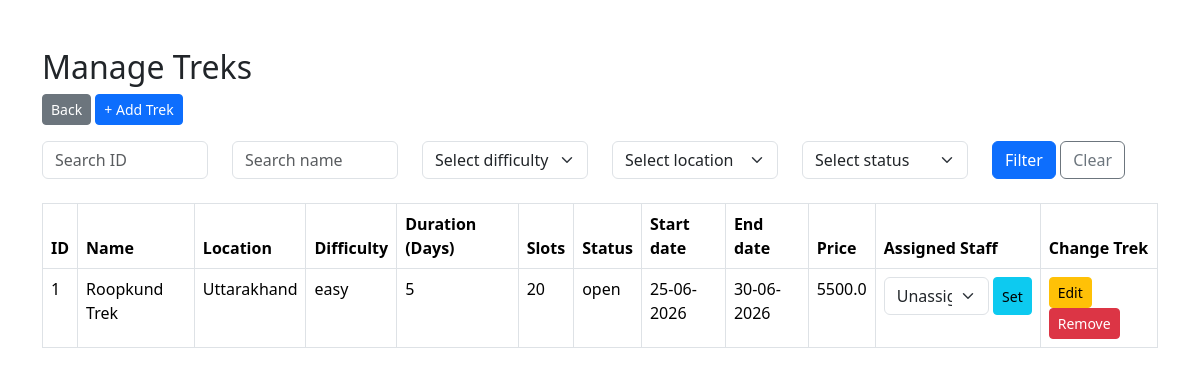
The app's page /admin/treks (signed in), older data.
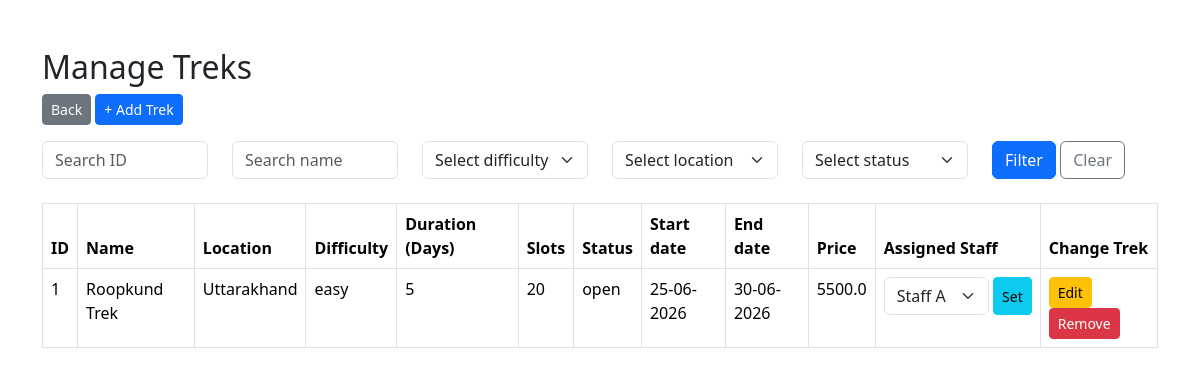
The same page, newer data.
### models/trek.py (models this page shows, shortened)
class Trek(db.Model):
    __tablename__ = "treks"
    trek_id = db.Column(db.Integer, primary_key=True, autoincrement=True)
    trek_name = db.Column(db.String(100), nullable=False)
    location = db.Column(db.String(100), nullable=False)
    difficulty = db.Column(db.String(20), nullable=False) # easy, moderate, hard
    duration = db.Column(db.Integer, nullable=False)
    available_slots = db.Column(db.Integer, nullable=False)
    assigned_staff_id = db.Column(db.Integer, db.ForeignKey('staff.staff_id'), nullable=True)
    status = db.Column(db.String(20), nullable=False) # pending, approved, open, closed, completed
    start_date = db.Column(db.DateTime, nullable=False)
    end_date = db.Column(db.DateTime, nullable=False)
    price = db.Column(db.Float, nullable=False)
    bookings = db.relationship('Booking', backref = 'trek', lazy = True)

### models/staff.py (models this page shows, shortened)
class Staff(db.Model, UserMixin):
    __tablename__ = "staff"
    staff_id = db.Column(db.Integer, primary_key=True, autoincrement=True)
    name = db.Column(db.String(100), nullable=False)
    phone_number = db.Column(db.String(15), nullable=False)
    status = db.Column(db.String(20), nullable=False, default='active') # 'active' or 'inactive'
    number_of_treks_completed = db.Column(db.Integer, nullable=False, default=0)
    email = db.Column(db.String(100), unique=True, nullable=False)
    password = db.Column(db.String(255), nullable=False)
    is_approved = db.Column(db.Boolean, nullable=False, default=False)
    role = "staff"
    treks = db.relationship('Trek', backref='staff', lazy=True)

### routes/admin.py (the view)
@admin_routes.route('/admin/treks')
@login_required
def manage_treks():
    if current_user.role != "admin":
        return "Access Denied", 403
    trek_id = (request.args.get('trek_id') or '').strip()
    name = (request.args.get('name') or '').strip()
    difficulty = (request.args.get('difficulty') or '').strip()
    location = (request.args.get('location') or '').strip()
    status = (request.args.get('status') or '').strip()
    filters = []
    if trek_id.isdigit():
        filters.append(Trek.trek_id == int(trek_id))
    if name:
        filters.append(Trek.trek_name.ilike(f"%{name}%"))
    if difficulty:
        filters.append(Trek.difficulty == difficulty)
    if location:
        filters.append(Trek.location == location)
    if status:
        filters.append(Trek.status == status)
    treks = Trek.query.filter(*filters).all()
    locations = [row[0] for row in db.session.query(Trek.location).distinct().all()]
    assignable_staff = Staff.query.filter_by(is_approved=True, status='active').all()
    return render_template('admin_treks.html', treks=treks, locations=locations,
                           u_trek_id=trek_id, u_name=name, u_difficulty=difficulty,
                           u_location=location, u_status=status, assignable_staff=assignable_staff)

### app.py (called while the page is built)
@login_manager.user_loader
def load_user(user_id):
    role, id = user_id.split(':')
    id = int(id)
    if role == 'admin':
        return Admin.query.get(id)
    elif role == 'staff':
        return Staff.query.get(id)
    elif role == 'user':
        return User.query.get(id)
    else:
        return None

### templates/admin_treks.html (shortened to what this page needs)
<!DOCTYPE html>
<html lang="en">
<head>
    <link href="https://cdn.jsdelivr.net/npm/bootstrap@5.3.2/dist/css/bootstrap.min.css" rel="stylesheet">
</head>
<body>
    <div class="container mt-5">
        <h2>Manage Treks</h2>
        <a href="{{ url_for('admin.admin_dashboard') }}" class="btn btn-secondary btn-sm mb-3">Back</a>
        <a href="{{ url_for('admin.add_trek') }}" class="btn btn-primary btn-sm mb-3">+ Add Trek</a>
        <form method="GET" action="{{ url_for('admin.manage_treks') }}" class="row g-4 mb-4">
            <div class="col-md-2">
                <input type="text" name="trek_id" class="form-control" placeholder="Search ID" value="{{ u_trek_id }}">
            </div>
            <div class="col-md-2">
                <input type="text" name="name" class="form-control" placeholder="Search name" value="{{ u_name }}">
            </div>
            <div class="col-md-2">
                <select name="difficulty" class="form-select">
                    <option value="">Select difficulty</option>
                </select>
            </div>
            <div class="col-md-2">
                <select name="location" class="form-select">
                    <option value="">Select location</option>
                </select>
            </div>
            <div class="col-md-2">
                <select name="status" class="form-select">
                    <option value="">Select status</option>
                </select>
            </div>
            <div class="col-md-2">
                <button type="submit" class="btn btn-primary">Filter</button>
                <a href="{{ url_for('admin.manage_treks') }}" class="btn btn-outline-secondary">Clear</a>
            </div>
        </form>
        <table class="table table-bordered">
            <thead>
                <tr>
                    <th>ID</th>
                    <th>Name</th>
                    <th>Location</th>
                    <th>Difficulty</th>
                    <th>Duration (Days)</th>
                    <th>Slots</th>
                    <th>Status</th>
                    <th>Start date</th>
                    <th>End date</th>
                    <th>Price</th>
                    <th>Assigned Staff</th>
                    <th>Change Trek</th>
                </tr>
            </thead>
            <tbody>
                {% for trek in treks %}
                <tr>
                    <td>{{ trek.trek_id }}</td>
                    <td>{{ trek.trek_name }}</td>
                    <td>{{ trek.location }}</td>
                    <td>{{ trek.difficulty }}</td>
                    <td>{{ trek.duration }}</td>
                    <td>{{ trek.available_slots }}</td>
                    <td>{{ trek.status }}</td>
                    <td>{{ trek.start_date.strftime('%d-%m-%Y') }}</td>
                    <td>{{ trek.end_date.strftime('%d-%m-%Y') }}</td>
                    <td>{{ trek.price }}</td>
                    <td>
                        <form method="POST" action="{{url_for('admin.assign_staff', trek_id=trek.trek_id)}}" class="d-flex gap-1">
                            <select name="staff_id" class="form-select form-select sm">
                                <option value="">Unassigned</option>
                                {% for staff in assignable_staff %}
                                <option value="{{staff.staff_id}}" {% if trek.assigned_staff_id == staff.staff_id %}selected{% endif %}>{{staff.name}}</option>
                                {% endfor %}
                            </select>
                            <button type="submit" class="btn btn-info btn-sm">Set</button>
                        </form>
                    </td>
                    <td>
                        <a href="{{ url_for('admin.edit_trek', trek_id=trek.trek_id) }}" class="btn btn-warning btn-sm">Edit</a>
                        <form method="POST" action="{{ url_for('admin.delete_trek', trek_id=trek.trek_id) }}" style="display:inline">
                            <button type="submit" class="btn btn-danger btn-sm" onclick="return confirm('Delete this trek?')">Remove</button>
                        </form>
                    </td>
                </tr>
                {% endfor %}
            </tbody>
        </table>
    </div>
</body>
</html>

Row changes from the older to the newer data that the page shows:
changed Trek "Roopkund Trek": staff_id "Unassigned" → "Staff A"
